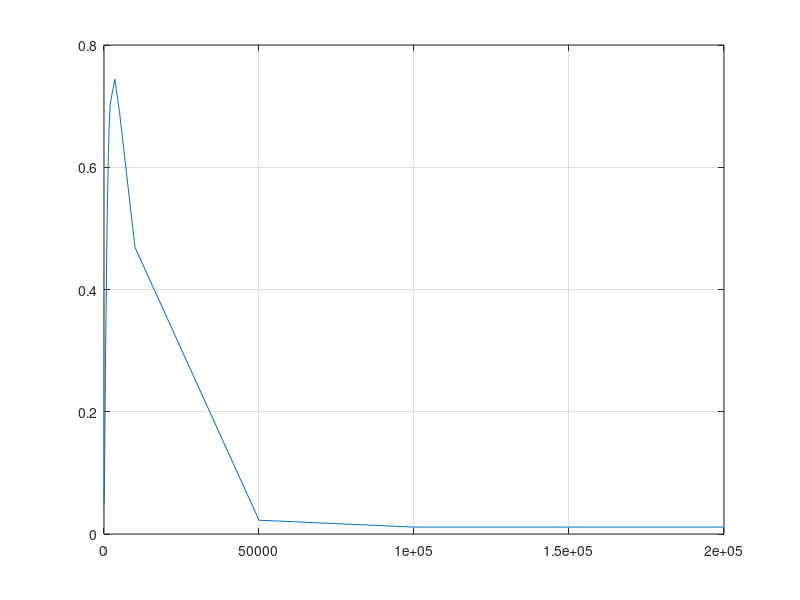

Recreate this plot in MATLAB.
clear all;

x = [20 100 500 1000 1200 1400 1500 1600 1700 2000 3500 5000 10000 50000 100000 200000];

y = [0.047 0.059 0.291 0.509 0.568 0.616 0.636 0.656 0.670 0.704 .744 0.690 .469 0.0226 .0113 .0113];

plot(x,y);
grid on
